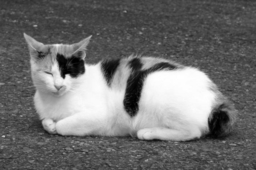
#> input picture ch09/sample.pgm, 256 x 170 px, found by its file name
$ jupyter execute al2020_gc.ipynb   (shell and % lines are left out)
#> lines starting #> are read from the running program, lines starting #| are printed output that depends on the picture
# アルゴリズムとプログラミング（’２０）

# はじめに
- Google Colaboratoryは、ブラウザから直接Pythonを記述、実行できるサービスです。
- Googleドライブに保存されるJupyterノートブック環境のようなものです。
- やや特殊なコマンドを利用することで、Ｃ言語のコードをコンパイルし実行することも可能です。
- 「Google Colaboratory」とは何か検索してみましょう。チュートリアルが多数見つかります。
- コードセルのGUIに慣れましょう。

---

- 以下のコマンドは GNU gcc のバージョン情報を表示します。
```
!gcc -v
```
- 成功すれば、様々な情報と共に以下のようなVersion情報が表示されます。
```
gcc version 11.4.0 (Ubuntu 11.4.0-1ubuntu1~22.04)
```

- 以下の例では、C言語のコードが書かれたファイルを作成しています。%%file はIPythonのマジックコマンドで、ファイル名に続くテキストをファイルに書き込むことができます。
```
%%file hello.c
#include <stdio.h>
int main(){
    printf("Hello, World\n");
    return 0;
}
```

- 以下のコマンドは作成された hello.c ファイルをコンパイルします。実行ファイル名は、hello です。
```
!gcc hello.c -o hello && ./hello
```

- 印刷教材ではC言語のコードがたくさんあるため、Colab上のドライブに al2020 という名前のディレクトリ（フォルダ）を作成し、そこにコードを一時的に保存します。
- Colabに接続した時、１章から１５章のコードを実行する前に、このディレクトリを作成してください。
```
!mkdir al2020
```

- ディレクトリを作成するのはColab接続後、１回だけです。もう一度作成しようとすると以下のエラーメッセージが出ますが、問題はありません。
```
mkdir: cannot create directory ‘al2020’: File exists
```
- 以下のコマンドは、ファイルのリスト表示、ファイルの詳細なリスト表示、作業中のディレクトリを表示(print working directory)します。
```
!ls
!ls -l
!pwd
```
- ブラウザの左側には、「目次」、「検索と置換」、「変数」、「ファイル」のメニューがあります。「ファイル」のGUIから作成したファイルを確認できます。

# 実行環境の確認と準備

# １章　プログラミング

- Visual Studio C++を利用する場合は、`scanf_s` 等の安全な関数に変更する必要があります。

# ２章　条件分岐

# ３章　ループの仕組み

[cell 1]
# ''' このコードは無限ループとなるため実行を行いません。コメントを外して試すことは可能です。'''
# !gcc al2020/ex3-4.c -o al2020/ex3-4 && ./al2020/ex3-4

[cell 2]
# ''' このコードは無限ループとなるため実行を行いません。コメントを外して試すことは可能です。'''
# !gcc al2020/ex3-9.c -o al2020/ex3-9 && ./al2020/ex3-9

[cell 3]
# ''' このコードは無限ループとなるため実行を行いません。コメントを外して試すことは可能です。'''
# !gcc al2020/ex3-11.c -o al2020/ex3-11 && ./al2020/ex3-11

# ４章　ループの応用

# ５章　関数

# ６章　配列の仕組み

- Visual Studio C++を利用する場合は、`strcpy_s` 等の安全な関数に変更する必要があります。

- Visual Studio C++を利用する場合は `strcpy_s` 等の安全な関数に変更する必要があります。

# ７章　配列の操作

- Visual Studio C++を利用する場合は`_lsearch_s` 等の安全な関数に変更する必要があります。

# ８章　配列の応用

[cell 4]
#'''このコードはANSIエスケープシーケンスを利用しています。'''
#'''Colabの環境では、テキストファイルに出力しそれを対応のターミナルで表示します。'''

[cell 5]
#'''colab-xtermをpipします。そして、xterm内から、cat al2020/q8-2.txt のコマンドで表示できます。'''
#'''例： /content# cat al2020/q8-2.txt '''
#'''xterm の終了には /content/# exit が使えます。'''
#'''正しい表示には、xtermの幅が40文字以上になるようにブラウザーを水平方向に引き延ばして下さい。'''

# ９章　ファイル

[cell 6]
# '''この例ではファイルを作成し、それをal2020へ移動後、catで表示しています。'''

[cell 7]
# '''この例ではファイルを作成し、それをal2020へ移動後、catで表示しています。'''

[cell 8]
#'''このコードの実行にはiris.datが必要です。'''
#'''Colabの/contentsドライブにアップロードする必要があります'''

[cell 9]
#'''このコードの実行にはiris.datが必要です。'''
#'''Colabの/contentsドライブにアップロードする必要があります'''
# !wget -nc https://raw.githubusercontent.com/slzp6/AL2020/main/ch09/iris.dat

[cell 10]
#'''このコードの実行にはsample.pgmが必要です。'''
#'''Colabの/contentsドライブにアップロードする必要があります'''

[cell 11]
import cv2
import matplotlib.pyplot as plt

im = cv2.imread('sample.pgm')
#> im is the input picture: shape (170, 256, 3); min 0, max 255, mean 111.8
plt.imshow(cv2.cvtColor(im, cv2.COLOR_BGR2RGB))
plt.show()

[cell 12]
#'''このコードの実行にはsample.pgmが必要です。'''
#'''Colabの/contentsドライブにアップロードする必要があります'''
# !wget -nc https://raw.githubusercontent.com/slzp6/AL2020/main/ch09/sample.pgm
#'''この例ではファイルを作成し、それをal2020へ移動後、lsでファイル名を表示しています。'''

[cell 13]
import cv2
import matplotlib.pyplot as plt

im = cv2.imread('al2020/q9-2-laplacian8.pgm')
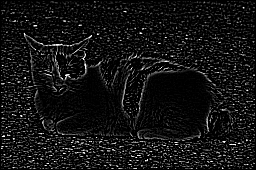
#> input picture ch09/q9-2-laplacian8.pgm, 256 x 170 px, found by its file name
#> im is the input picture: shape (170, 256, 3); min 0, max 255, mean 19.3
plt.imshow(cv2.cvtColor(im, cv2.COLOR_BGR2RGB))
plt.show()

[cell 14]
#'''このコードの実行にはsample.pgmが必要です。'''
#'''Colabの/contentsドライブにアップロードする必要があります'''
# !wget -nc https://raw.githubusercontent.com/slzp6/AL2020/main/ch09/sample.pgm
#'''この例ではファイルを作成し、それをal2020へ移動後、lsでファイル名を表示しています。'''

[cell 15]
import cv2
import matplotlib.pyplot as plt

im = cv2.imread('al2020/q9-3-sobel-d.pgm')
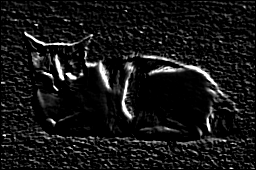
#> input picture ch09/q9-3-sobel-d.pgm, 256 x 170 px, found by its file name
#> im is the input picture: shape (170, 256, 3); min 0, max 255, mean 21.6
plt.imshow(cv2.cvtColor(im, cv2.COLOR_BGR2RGB))
plt.show()

[cell 16]
#'''このコードの実行にはsample.pgmが必要です。'''
#'''Colabの/contentsドライブにアップロードする必要があります'''
# !wget -nc https://raw.githubusercontent.com/slzp6/AL2020/main/ch09/sample.pgm
#'''この例ではファイルを作成し、それをal2020へ移動後、lsでファイル名を表示しています。'''

[cell 17]
import cv2
import matplotlib.pyplot as plt

im = cv2.imread('al2020/q9-4-gaussian.pgm')
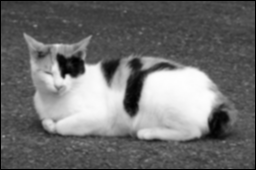
#> input picture ch09/q9-4-gaussian.pgm, 256 x 170 px, found by its file name
#> im is the input picture: shape (170, 256, 3); min 0, max 255, mean 109.8
plt.imshow(cv2.cvtColor(im, cv2.COLOR_BGR2RGB))
plt.show()
